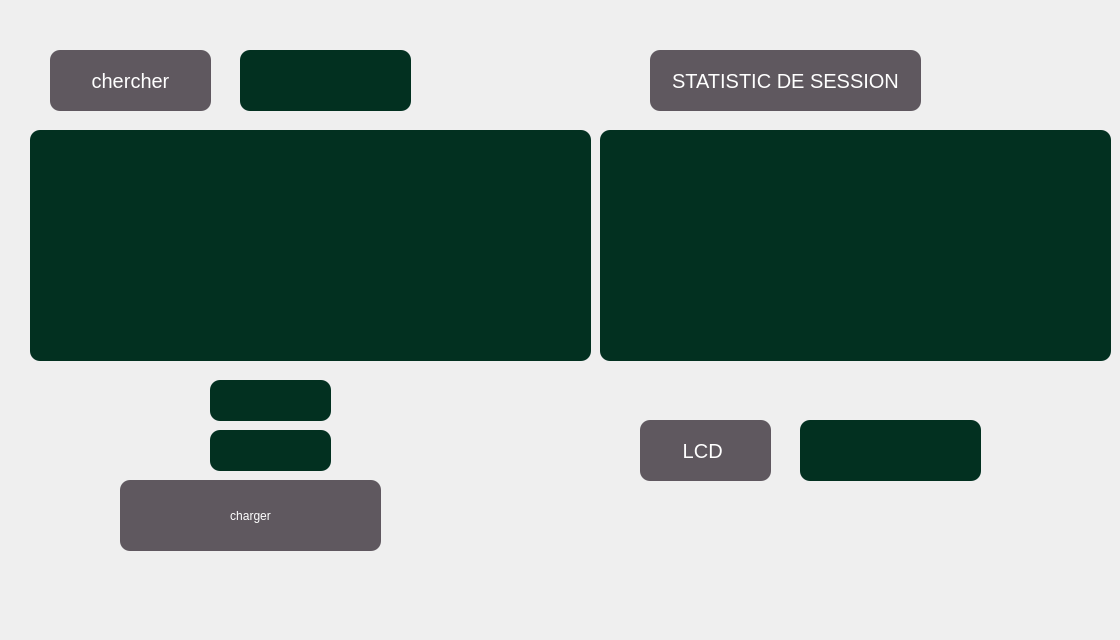
     <widget class="QWidget" name="tab_12">
      <attribute name="title">
       <string>Afficher Session</string>
      </attribute>
      <widget class="QLineEdit" name="lineEdit_2">
       <property name="geometry">
        <rect>
         <x>240</x>
         <y>50</y>
         <width>171</width>
         <height>61</height>
        </rect>
       </property>
       <property name="styleSheet">
        <string notr="true">QLineEdit {   font-family: 'Montserrat', sans-serif;   font-size: 10px;   color: #fff;   background-color: #023020;       text-shadow: 2px 2px #333; border-radius: 10px;    box-shadow: 5px 5px 10px rgba(0, 0, 0, 0.3); }

</string>
       </property>
      </widget>
      <widget class="QTableView" name="tableView_4">
       <property name="geometry">
        <rect>
         <x>30</x>
         <y>130</y>
         <width>561</width>
         <height>231</height>
        </rect>
       </property>
       <property name="styleSheet">
        <string notr="true">QTableView {   font-family: 'Montserrat', sans-serif;   font-size: 10px;   color: #fff;   background-color: #023020;   border-radius: 10px;   padding: 20px;   text-shadow: 2px 2px #333;   box-shadow: 5px 5px 10px rgba(0, 0, 0, 0.3); }
</string>
       </property>
      </widget>
      <widget class="QLabel" name="label_23">
       <property name="geometry">
        <rect>
         <x>0</x>
         <y>-30</y>
         <width>1071</width>
         <height>631</height>
        </rect>
       </property>
       <property name="text">
        <string/>
       </property>
       <property name="pixmap">
        <pixmap>../../Users/bouch/Downloads/test raslen - Copie (1)/test raslen - Copie/interface.png</pixmap>
       </property>
       <property name="scaledContents">
        <bool>true</bool>
       </property>
       <property name="wordWrap">
        <bool>false</bool>
       </property>
       <property name="openExternalLinks">
        <bool>false</bool>
       </property>
      </widget>
      <widget class="QPushButton" name="mode_charge_session">
       <property name="geometry">
        <rect>
         <x>120</x>
         <y>480</y>
         <width>261</width>
         <height>71</height>
        </rect>
       </property>
       <property name="styleSheet">
        <string notr="true">QPushButton {   font-family: 'Montserrat', sans-serif;  font: 75 16pt &quot;MS Shell Dlg 2&quot;;    color: #fff;   background-color: #5F585F;     padding: 20px;   text-shadow: 2px 2px #333; border-radius: 10px;    box-shadow: 5px 5px 10px rgba(0, 0, 0, 1); }</string>
       </property>
       <property name="text">
        <string>charger</string>
       </property>
      </widget>
      <widget class="QLineEdit" name="lineEdit_3">
       <property name="geometry">
        <rect>
         <x>210</x>
         <y>380</y>
         <width>121</width>
         <height>41</height>
        </rect>
       </property>
       <property name="styleSheet">
        <string notr="true">QLineEdit {   font-family: 'Montserrat', sans-serif;   font-size: 10px;   color: #fff;   background-color: #023020;   ;    text-shadow: 2px 2px #333; border-radius: 10px;   box-shadow: 5px 5px 10px rgba(0, 0, 0, 0.3); }
</string>
       </property>
      </widget>
      <widget class="QLineEdit" name="lineEdit_4">
       <property name="geometry">
        <rect>
         <x>210</x>
         <y>430</y>
         <width>121</width>
         <height>41</height>
        </rect>
       </property>
       <property name="styleSheet">
        <string notr="true">QLineEdit {   font-family: 'Montserrat', sans-serif;   font-size: 10px;   color: #fff;   background-color: #023020;   ;    text-shadow: 2px 2px #333; border-radius: 10px;   box-shadow: 5px 5px 10px rgba(0, 0, 0, 0.3); }
</string>
       </property>
      </widget>
      <widget class="QPushButton" name="pushButton_arduino_session">
       <property name="geometry">
        <rect>
         <x>640</x>
         <y>420</y>
         <width>131</width>
         <height>61</height>
        </rect>
       </property>
       <property name="styleSheet">
        <string notr="true">QPushButton {   font-family: 'Montserrat', sans-serif;   font-size: 20px;   color: #fff;   background-color: #5F585F;     padding: 20px;   text-shadow: 2px 2px #333; border-radius: 10px;    box-shadow: 5px 5px 10px rgba(0, 0, 0, 1); }</string>
       </property>
       <property name="text">
        <string>LCD </string>
       </property>
      </widget>
      <widget class="QLineEdit" name="lineEdit_5">
       <property name="geometry">
        <rect>
         <x>800</x>
         <y>420</y>
         <width>181</width>
         <height>61</height>
        </rect>
       </property>
       <property name="styleSheet">
        <string notr="true">QLineEdit {   font-family: 'Montserrat', sans-serif;   font-size: 10px;   color: #fff;   background-color: #023020;   ;    text-shadow: 2px 2px #333; border-radius: 10px;   box-shadow: 5px 5px 10px rgba(0, 0, 0, 0.3); }
</string>
       </property>
      </widget>
      <widget class="QGraphicsView" name="graphicsView_statistic">
       <property name="geometry">
        <rect>
         <x>600</x>
         <y>130</y>
         <width>511</width>
         <height>231</height>
        </rect>
       </property>
       <property name="styleSheet">
        <string notr="true">QGraphicsView {   font-family: 'Montserrat', sans-serif;   font-size: 10px;   color: #fff;   background-color: #023020;   border-radius: 10px;   padding: 20px;   text-shadow: 2px 2px #333;   box-shadow: 5px 5px 10px rgba(0, 0, 0, 0.3); }</string>
       </property>
      </widget>
      <widget class="QPushButton" name="pushButton_stat_session">
       <property name="geometry">
        <rect>
         <x>650</x>
         <y>50</y>
         <width>271</width>
         <height>61</height>
        </rect>
       </property>
       <property name="styleSheet">
        <string notr="true">QPushButton {   font-family: 'Montserrat', sans-serif;   font-size: 20px;   color: #fff;   background-color: #5F585F;     padding: 20px;   text-shadow: 2px 2px #333; border-radius: 10px;    box-shadow: 5px 5px 10px rgba(0, 0, 0, 1); }</string>
       </property>
       <property name="text">
        <string>STATISTIC DE SESSION</string>
       </property>
      </widget>
      <widget class="QPushButton" name="pushButton_chercher_session">
       <property name="geometry">
        <rect>
         <x>50</x>
         <y>50</y>
         <width>161</width>
         <height>61</height>
        </rect>
       </property>
       <property name="styleSheet">
        <string notr="true">QPushButton {   font-family: 'Montserrat', sans-serif;   font-size: 20px;   color: #fff;   background-color: #5F585F;     padding: 20px;   text-shadow: 2px 2px #333; border-radius: 10px;    box-shadow: 5px 5px 10px rgba(0, 0, 0, 1); }</string>
       </property>
       <property name="text">
        <string>chercher</string>
       </property>
      </widget>
      <zorder>label_23</zorder>
      <zorder>tableView_4</zorder>
      <zorder>lineEdit_2</zorder>
      <zorder>mode_charge_session</zorder>
      <zorder>lineEdit_3</zorder>
      <zorder>lineEdit_4</zorder>
      <zorder>pushButton_arduino_session</zorder>
      <zorder>lineEdit_5</zorder>
      <zorder>graphicsView_statistic</zorder>
      <zorder>pushButton_stat_session</zorder>
      <zorder>pushButton_chercher_session</zorder>
     </widget>
